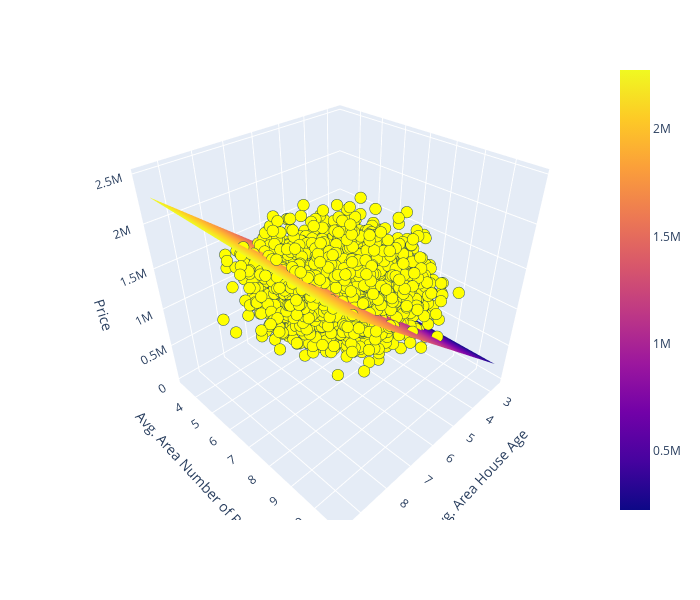

Notebook code cell kept with this figure:
### Markdown cell above
### Visual representation of the Multiple Linear Regression Model

### Code cell
# Create 3D scatter plot
fig = px.scatter_3d(
    data_frame=df_3d,
    x='Avg. Area House Age',
    y='Avg. Area Number of Rooms',
    z='Price',
    color_discrete_sequence=['yellow'],
    width=700,
    height=600,
)

# Create x and y coordinates for model representation
x_plane = np.linspace(df_3d["Avg. Area House Age"].min(), df_3d["Avg. Area House Age"].max(), 10)
y_plane = np.linspace(df_3d["Avg. Area Number of Rooms"].min(), df_3d["Avg. Area Number of Rooms"].max(), 10)

xx, yy = np.meshgrid(x_plane, y_plane)

# Use model to predict z coordinates
z_plane = model_3d.predict(pd.DataFrame({ "Avg. Area Number of Rooms": y_plane, "Avg. Area House Age": x_plane}))


zz = np.tile(z_plane, (10, 1))

# Add plane to figure
fig.add_trace(go.Surface(x=xx, y=yy, z=zz))


# Refine formatting
fig.update_traces(
    marker={"size": 4, "line": {"width": 2, "color": "DarkSlateGrey"}},
    selector={"mode": "markers"},
)

# Display figure
fig.show()
